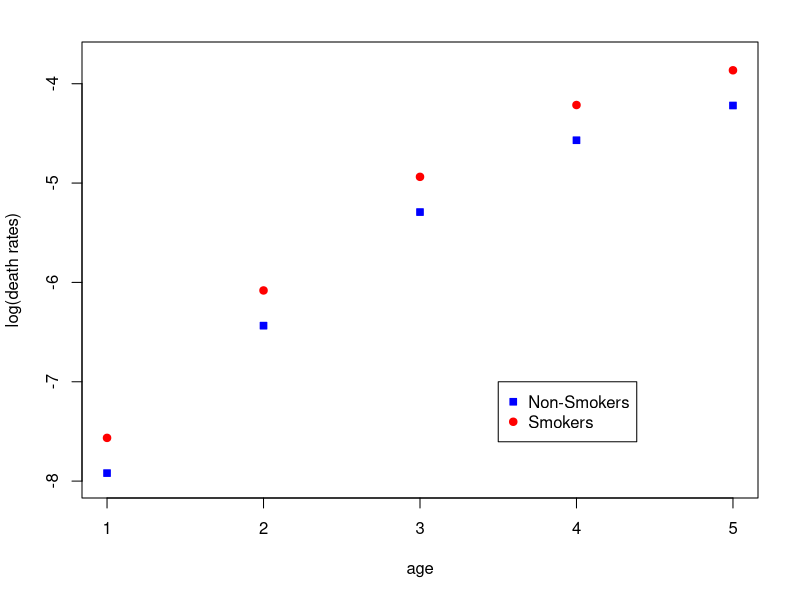
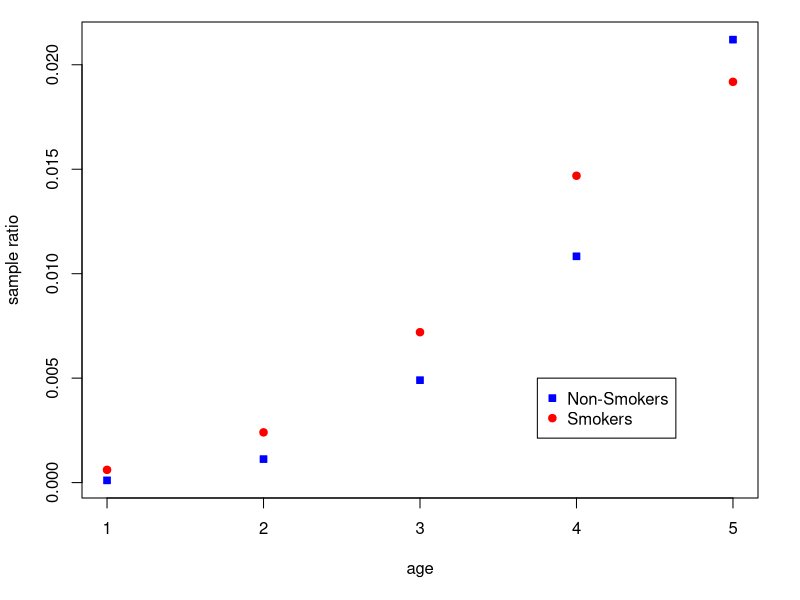
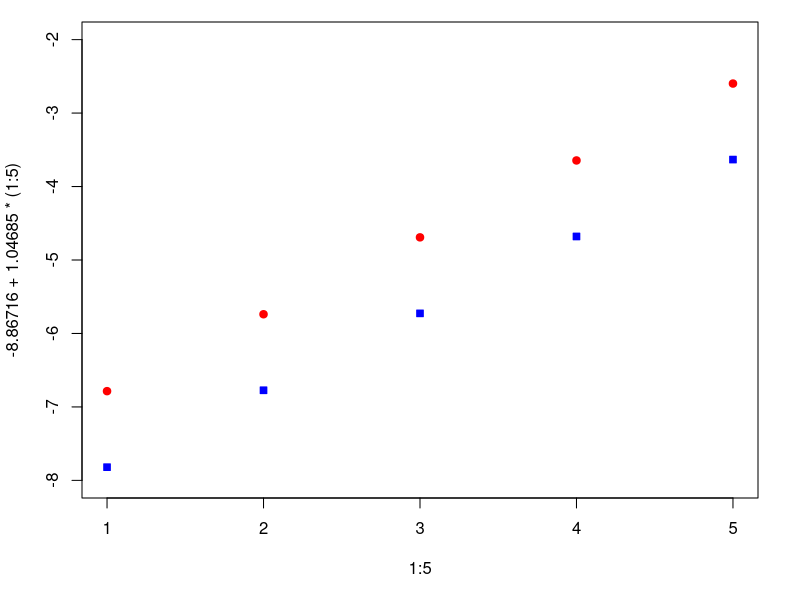
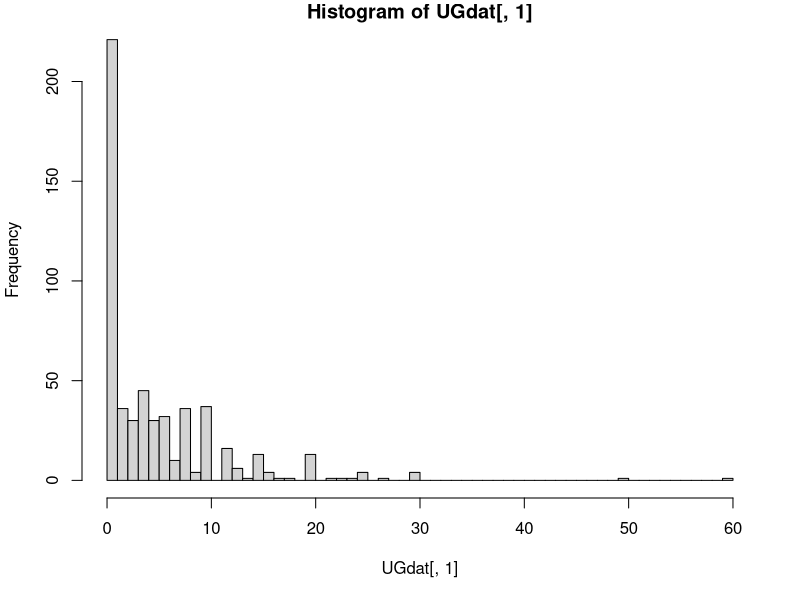

Write the R code that produced these figures, in order.
## ---- chunk 1
options(width = 1111)
## ---- chunk 2
smokers<-data.frame(	c(  35 , 44 , 18793 , 52407 , 2 , 32 ),	
  c( 45 , 54 , 10673 , 43248 , 12 , 104 ),	c( 55 , 64 , 5710 , 28612 , 28 , 206 ),	
  c( 65 , 74 , 2585 , 12663 , 28 , 186 ),	c( 75 , 84 , 1462 , 5317 , 31 , 102 )  )

smokers<-t(as.matrix(smokers));smokers<-as.data.frame(smokers)
rownames(smokers)<-paste0( smokers$V1,"-", smokers$V2); smokers<-smokers[,-c(1:2)]
names(smokers)<-c(paste0("PY",c("nonsmokers", "smokers")),
	paste0("CD",c("nonsmokers", "smokers")))

smokers<-data.frame(rep(1:5,2),c(rep("NS",5),rep("S",5))	,
	c(smokers$PYnonsmokers,smokers$PYsmokers),
	c(smokers$CDnonsmokers,smokers$CDsmokers))

names(smokers)<-c("age","smoker","PersonYears","Deaths")
smokers$age<-as.factor(smokers$age);smokers$ageQI<-as.numeric(smokers$age)
smokers$ratios<-smokers[,4]/smokers[,3];str(smokers)

smokers.fit<- glm(Deaths ~ age+smoker, offset = log(PersonYears), family=poisson, data=smokers) 
summary(smokers.fit)

par(mar=c(5.1,4.1,2.1,2.1))
plot( ( smokers.fit$linear.predictors[1:5] )  - log(smokers$PersonYears)[1:5],
	 ylim=c(-8,-3.75) , pch=22 ,col="blue", bg ="blue", 
		ylab="log(death rates)",xlab="age")  
points(smokers.fit$linear.predictors[6:10]  - log(smokers$PersonYears)[6:10],
	pch=21 , bg ="red",col="red")
legend(3.5,-7,c("Non-Smokers", "Smokers"), pch = c(22,21), col=c("blue","red") , pt.bg=c("blue","red"))
## ---- chunk 3
1-pchisq(12.134  , 4 )
## ---- chunk 4
par(mar=c(5.1,4.1,1.1,2.1))
plot(1:5,smokers$ratios[1:5] , pch=22 ,col="blue", bg ="blue", ylab="sample ratio",xlab="age")  
points(1:5,smokers$ratios[6:10],pch=21 , bg ="red",col="red")
legend(3.75,0.005,c("Non-Smokers", "Smokers"), pch = c(22,21), col=c("blue","red") , pt.bg=c("blue","red"))
## ---- chunk 5
smokersQI.fit<-  glm(Deaths ~ ageQI*smoker, offset = log(PersonYears),family=poisson, data=smokers) 
summary(smokersQI.fit)
plot(1:5,-8.86716 + 1.04685*(1:5) , ylim=c(-8,-2), pch=22 ,col="blue", bg ="blue")
points(1:5,-8.86716 + 1.04685*(1:5) +1.284  -0.249,pch=21 , bg ="red",col="red")
## ---- chunk 6
setwd("G:\\math\\661")
dat<-read.csv("sex.csv")
dat<-data.frame(
	  (rep(dat$Response,2)),
	c(dat$Male,dat$Female),
	as.factor(c(rep(1,nrow(dat)),rep(0,nrow(dat))))	)
names(dat)<-c("response","counts","gender")
str(dat)
cbind(head(dat) ,tail(dat))



dat.fit<-glm(response ~ gender, family=poisson, weights=counts, data=dat) 
summary(dat.fit)

 
tab<-cbind(dat[which(dat$gender == 0),],dat[which(dat$gender == 1 ),-1])
tab<-tab[,c(1,2,4)];tab[19,2]<-sum(tab[19:nrow(tab),2]);
tab[19,3]<-sum(tab[19:nrow(tab),3]);tab<-tab[1:19,]
names(tab)[2:3]<-c("Female","Male")
head(tab) 
c(sum(tab[,2]),sum(tab[,1]*tab[,2]));    sum(tab[,1]*tab[,2])/sum(tab[,2])
sum( tab[,2]*((tab[,1]- 4.183871 )^2) ) / ( sum(tab[,2]) -1)

c(sum(tab[,3]),sum(tab[,1]*tab[,3]));    sum(tab[,1]*tab[,3])/sum(tab[,3])
sum( tab[,3]*((tab[,1]- 4.183871 )^2) ) / ( sum(tab[,3]) -1)


1-pchisq(3985.7,43)
## ---- chunk 7
exp(0.30850 -1.96*0.03822);exp(0.30850 +1.96*0.03822)
## ---- chunk 8
library(MASS)
nb.fit<-glm.nb(response ~ gender, weights=counts, data=dat)
summary(nb.fit)
1-pchisq(600,43)
## ---- chunk 9
1-pchisq(600.60,43)
## ---- chunk 10
UGdat<-as.data.frame(lapply(dat, function(x,p) rep(x,p), dat[["counts"]]))
hist(UGdat[,1], breaks = seq(0,60,by=1))
## ---- chunk 11
suppressWarnings(suppressMessages(library(pscl)))

fit.zip = zeroinfl(response ~ gender |  1 ,data=UGdat)
summary(fit.zip )

#mixing proportions
phi=as.numeric( exp(coef(fit.zip)[3])/(1+exp(coef(fit.zip)[3])) )
phi;1-phi
## ---- chunk 12
fit.zinb = zeroinfl(response ~ gender| 1 ,dist="negbin",data=UGdat)
summary(fit.zinb)

#mixing proportions
phi=as.numeric( exp(coef(fit.zinb)[3])/(1+exp(coef(fit.zinb)[3])) )
phi;1-phi
## ---- chunk 13
tab<-cbind(dat[which(dat$gender == 0),],dat[which(dat$gender == 1 ),-1])
tab<-tab[,c(1,2,5)] 
 names(tab)[2:3]<-c("Female","Male");head(tab) 

sex.n = by(dat$counts, dat$gender, sum)
sex.nb = glm.nb(response ~ gender, weights=counts, data=dat)
sex.muhat = unique(sex.nb$fitted.values)


 
nfemale.poi = dpois(unique(dat[,1]), lambda=sex.muhat[1])*sex.n[1]
nmale.poi = dpois(unique(dat[,1]), lambda=sex.muhat[2])*sex.n[2]
nfemale.negb = round(dnbinom(unique(dat[,1]), size=sex.nb$theta,
mu=sex.muhat[1])*sex.n[1],3)
nmale.negb = round(dnbinom(unique(dat[,1]), size=sex.nb$theta, 
	mu=sex.muhat[2])*sex.n[2],3)


tab$poiF<-round( nfemale.poi  ,3)
tab$poiM<-round( nmale.poi ,3)

tab$negbF<-  nfemale.negb 
tab$negbM<-  nmale.negb 


tab$zipF<- round(c(  as.numeric(
	sex.n[1] * (     phi + (1-phi)  * dpois(0,exp(1.99107)) )    ),
	sex.n[1]*( (1-phi)* dpois(unique(dat[,1])[-1],exp(1.99107)) ) ) ,3) 

tab$zipM<-round(c(  as.numeric(
	sex.n[2] * (     phi + (1-phi)  * dpois(0,exp(1.99107 + 0.09242)) )),
	sex.n[2]*((1-phi)*dpois(unique(dat[,1])[-1],exp(1.99107 + 0.09242)))),3)

tab$zinbF<-round(c( as.numeric(
	sex.n[1]*(  phi + (1-phi) * dnbinom(0,mu=exp(1.89133), exp(0.43572)))),
	sex.n[1]* ((1-phi) * dnbinom(unique(dat[,1])[-1], mu=exp(1.89133),
	exp(0.43572))   )	),3)

tab$zinbM<-round(c( as.numeric(
	sex.n[2]*(  phi + (1-phi) * dnbinom(0,mu=exp(1.89133+0.14584),
		exp(0.43572))) ),
	sex.n[2]* ((1-phi) * dnbinom(unique(dat[,1])[-1], mu=exp(1.89133 +  
		0.14584),exp(0.43572))   )),3)

print(tab,row.names = F)
